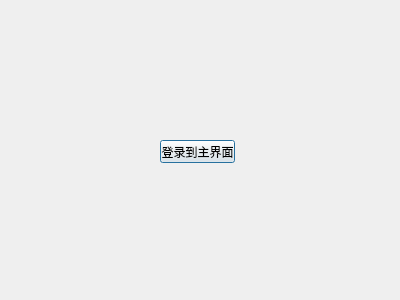
<?xml version="1.0" encoding="UTF-8"?>
<ui version="4.0">
 <class>LoginDlg</class>
 <widget class="QDialog" name="LoginDlg">
  <property name="geometry">
   <rect>
    <x>0</x>
    <y>0</y>
    <width>400</width>
    <height>300</height>
   </rect>
  </property>
  <property name="windowTitle">
   <string>Dialog</string>
  </property>
  <widget class="QPushButton" name="pushButton">
   <property name="geometry">
    <rect>
     <x>160</x>
     <y>140</y>
     <width>75</width>
     <height>23</height>
    </rect>
   </property>
   <property name="text">
    <string>登录到主界面</string>
   </property>
  </widget>
 </widget>
 <resources/>
 <connections>
  <connection>
   <sender>pushButton</sender>
   <signal>clicked()</signal>
   <receiver>LoginDlg</receiver>
   <slot>accept()</slot>
   <hints>
    <hint type="sourcelabel">
     <x>205</x>
     <y>151</y>
    </hint>
    <hint type="destinationlabel">
     <x>319</x>
     <y>182</y>
    </hint>
   </hints>
  </connection>
 </connections>
</ui>
